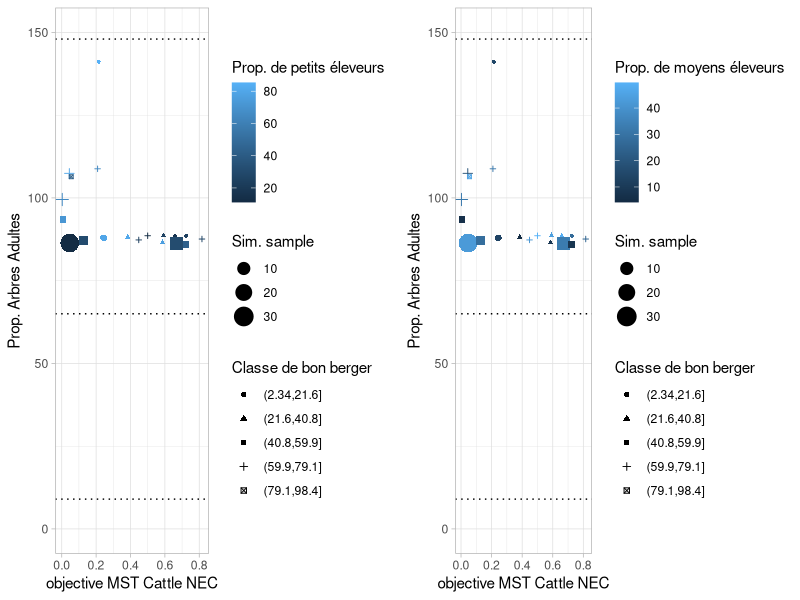

Write the R code that produced this figure.
library(ggplot2)
library(gridExtra)
setwd(dirname(rstudioapi::getActiveDocumentContext()$path))

data.df <- read.csv("../results/M2_results_pse_humanlever_160925.csv", header = T)

data.df$proportionSmallHerders <- 100 - (data.df$proportionBigHerders+data.df$proportionMediumHerders)
# Découpage en 5 classes de largeur égale
data.df$classesgoodShepherd <- cut(data.df$goodShepherdPercentage, breaks = 5)


data.df$popTreeAdulte <- ((data.df$objective.totalTrees / 22^2) / 100)*0.3 * 0.3



a <- ggplot(data = data.df)+
  geom_point(aes(x = objective.MSTCattleNEC, y=popTreeAdulte, size = evolution.samples, 
                 colour = proportionSmallHerders, shape = classesgoodShepherd))+
  labs(
    x = "objective MST Cattle NEC",
    y = "Prop. Arbres Adultes",
    size = "Sim. sample",
    colour = "Prop. de petits éleveurs",
    shape = "Classe de bon berger")+  
  ylim(0,150)+
  geom_hline(aes(yintercept = 9), linetype="dotted") +  #9  #resultat 74
  geom_hline(aes(yintercept = 65), linetype="dotted") +  #moyen
  geom_hline(aes(yintercept = 148), linetype="dotted") + #148 # resultat 110
  theme_light()

b <- ggplot(data = data.df)+
  geom_point(aes(x = objective.MSTCattleNEC, y=popTreeAdulte, size = evolution.samples, 
                 colour = proportionMediumHerders, shape = classesgoodShepherd))+
  labs(
    x = "objective MST Cattle NEC",
    y = "Prop. Arbres Adultes",
    size = "Sim. sample",
    colour = "Prop. de moyens éleveurs",
    shape = "Classe de bon berger")+  
  #scale_colour_gradient(low = "white", high = "black")+
  ylim(0,150)+
  geom_hline(aes(yintercept = 9), linetype="dotted") +  #9  #resultat 74
  geom_hline(aes(yintercept = 65), linetype="dotted") +  #moyen
  geom_hline(aes(yintercept = 148), linetype="dotted") + #148 # resultat 110
  theme_light()


g <- grid.arrange(a, b, ncol = 2)  # côte à côte

# Sauvegarder en PNG
ggsave("../img/pse_humainlever.png", g, width = 10, height = 5, dpi = 300)
